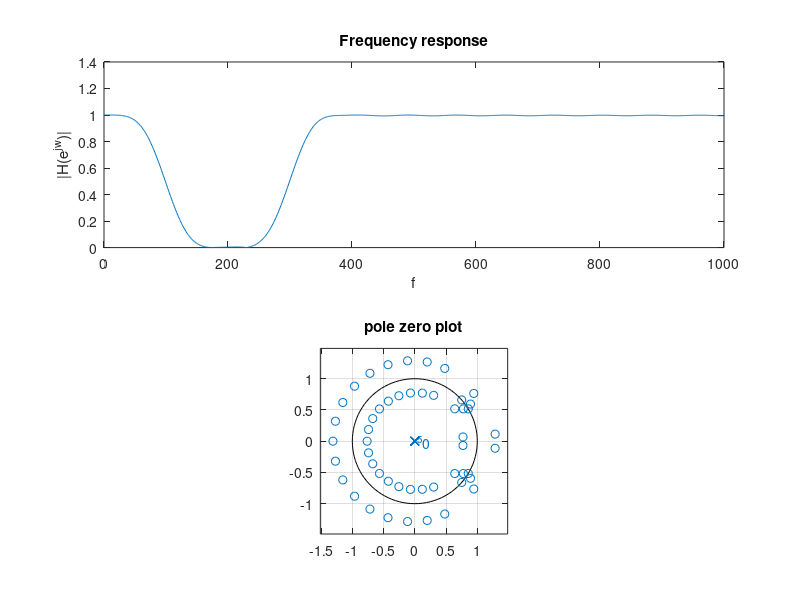

MATLAB code to generate this figure:
n=-10:10;
fc=200;
fs=1000;
w=fc/fs;
h=fir1(50,w);
[H,W]=freqz(h,1,1024);
subplot(211);
plot(fs*W/pi,abs(H));
title("Frequency response");
xlabel("f");
ylabel("|H(e^j^w)|");
subplot(212);
zplane(h,1);
title("pole zero plot");
n=-10:10;
fc=400;
fs=1000;
w=fc/fs;
h=fir1(50,w,'high');
[H,W]=freqz(h,1,1024);
subplot(211);
plot(fs*W/pi,abs(H));
title("Frequency response");
xlabel("f");
ylabel("|H(e^j^w)|");
subplot(212);
zplane(h,1);
title("pole zero plot");
fc1=200;
fc2=400;
fs=1000;

w1=fc1/fs;
w2=fc2/fs;
w=[w1,w2];
h=fir1(50,w,'bandpass');
[H,W]=freqz(h,1,1024);
subplot(211);
plot(fs*W/pi,abs(H));
title("Frequency response");
xlabel("f");
ylabel("|H(e^j^w)|");
subplot(212);
zplane(h,1);
title("pole zero plot");
fc1=100;
fc2=300;
fs=1000;
w1=fc1/fs;
w2=fc2/fs;
w=[w1,w2];
h=fir1(50,w,'stop');
[H,W]=freqz(h,1,1024);
subplot(211);
plot(fs*W/pi,abs(H));
title("Frequency response");
xlabel("f");
ylabel("|H(e^j^w)|");
subplot(212);
zplane(h,1);
title("pole zero plot");